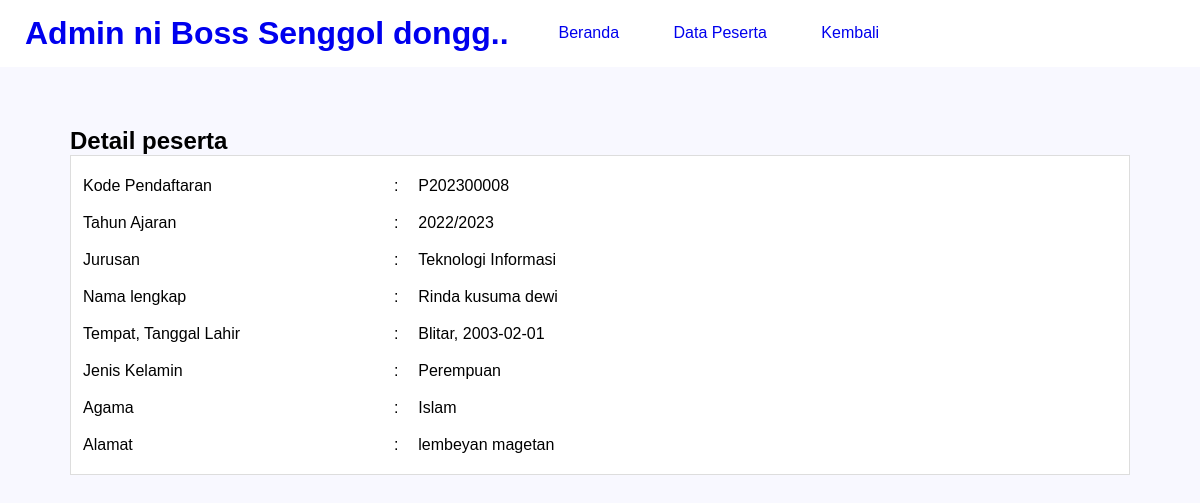
Screenshot of /detail-peserta.php?id=P202300008 with the database file from the repository.
### tables this page shows
CREATE TABLE `tb_pendaftaran` (
  `id_pendaftaran` char(10) NOT NULL,
  `tgl_daftar` date NOT NULL,
  `th_ajaran` varchar(9) NOT NULL,
  `jurusan` varchar(50) NOT NULL,
  `nm_peserta` varchar(50) NOT NULL,
  `tmp_lahir` varchar(50) NOT NULL,
  `tgl_lahir` date NOT NULL,
  `jk` enum('Laki-laki','Perempuan') NOT NULL,
  `agama` varchar(15) NOT NULL,
  `alamat_peserta` text NOT NULL
);

### detail-peserta.php (the view, shortened to what this page needs)
<?php
    include 'koneksi.php';
    $peserta = mysqli_query($conn, "SELECT * FROM tb_pendaftaran WHERE id_pendaftaran = '".$_GET['id']."' ");
    $p = mysqli_fetch_object($peserta);
?>
<!DOCTYPE html>
<html>
<head>
    <link rel="stylesheet" type="text/css" href="css/style.css">
</head>
<body>
        <header>
            <h1><a href="beranda.php">Admin ni Boss Senggol dongg..</a></h1>
            <ul>
                <li><a href="beranda.php">Beranda</a></li>
                <li><a href="data-peserta.php">Data Peserta</a></li>
                <li><a href="tampilan.php">Kembali</a></li>
            </ul>
        </header>
        <section class="content">
            <h2>Detail peserta</h2>
            <div class="box">
            <table class="tb_data" border="0">
                <tr>
                    <td>Kode Pendaftaran</td>
                    <td>:</td>
                    <td><?php echo $p->id_pendaftaran ?></td>
                </tr>
                <tr>
                    <td>Tahun Ajaran</td>
                    <td>:</td>
                    <td><?php echo $p->th_ajaran ?></td>
                </tr>
                <tr>
                    <td>Jurusan</td>
                    <td>:</td>
                    <td><?php echo $p->jurusan ?></td>
                </tr>
                <tr>
                    <td>Nama lengkap</td>
                    <td>:</td>
                    <td><?php echo $p->nm_peserta ?></td>
                </tr>
                <tr>
                    <td>Tempat, Tanggal Lahir</td>
                    <td>:</td>
                    <td><?php echo $p->tmp_lahir.', '.$p->tgl_lahir ?></td>
                </tr>
                <tr>
                    <td>Jenis Kelamin</td>
                    <td>:</td>
                    <td><?php echo $p->jk ?></td>
                </tr>
                <tr>
                    <td>Agama</td>
                    <td>:</td>
                    <td><?php echo $p->agama ?></td>
                </tr>
                <tr>
                    <td>Alamat</td>
                    <td>:</td>
                    <td><?php echo $p->alamat_peserta ?></td>
                </tr>
            </table>
                    </div>
                </section>
</body>
</html>

### css/style.css (style rules this page uses)
* { margin:0; padding: 0; font-family:'Quicksand', sans-serif ; }
body { background-color: #f8f8ff; }
.box { background-color: #fff; border: 1px solid #ddd; padding: 10px; box-sizing: border-box; }
.tb_data { width: 100%; }
.tb_data tr { height: 35px; }
.tb_data tr td:nth-child(1) { width: 30%; }
header { background-color: #fff; }
header::after { content: ''; display: block; clear: both; }
header h1 { padding: 15px 25px; display: inline-block; float: left; }
header ul { float: left; }
header ul li { padding: 24px 25px; display: inline-block; }
a { text-decoration: none; }
.content { width: 90%; padding: 10px; box-sizing: border-box; margin: 50px auto; }

### rows the page displays
tb_pendaftaran: id_pendaftaran "P202300008", th_ajaran "2022/2023", jurusan "Teknologi Informasi", nm_peserta "Rinda kusuma dewi", tmp_lahir "Blitar", tgl_lahir "2003-02-01", jk "Perempuan", agama "Islam", alamat_peserta "lembeyan magetan"
